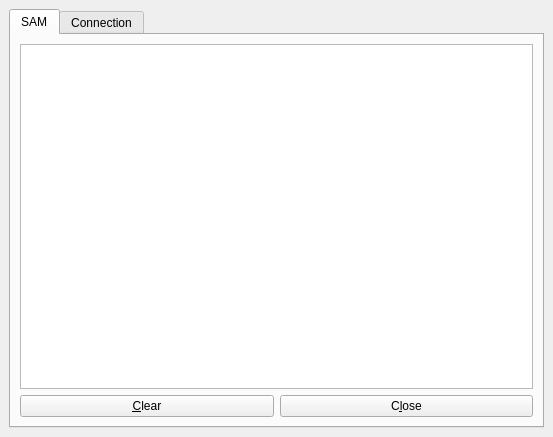
<?xml version="1.0" encoding="UTF-8"?>
<ui version="4.0">
 <class>form_DebugMessages</class>
 <widget class="QWidget" name="form_DebugMessages">
  <property name="geometry">
   <rect>
    <x>0</x>
    <y>0</y>
    <width>553</width>
    <height>437</height>
   </rect>
  </property>
  <property name="windowTitle">
   <string>Debug Messages</string>
  </property>
  <property name="windowIcon">
   <iconset resource="resourcen.qrc">
    <normaloff>:/icons/debug.svg</normaloff>:/icons/debug.svg</iconset>
  </property>
  <property name="locale">
   <locale language="English" country="UnitedStates"/>
  </property>
  <layout class="QGridLayout">
   <property name="leftMargin">
    <number>9</number>
   </property>
   <property name="topMargin">
    <number>9</number>
   </property>
   <property name="rightMargin">
    <number>9</number>
   </property>
   <property name="bottomMargin">
    <number>9</number>
   </property>
   <property name="spacing">
    <number>6</number>
   </property>
   <item row="1" column="0">
    <widget class="QTabWidget" name="tabWidget">
     <property name="currentIndex">
      <number>0</number>
     </property>
     <widget class="QWidget" name="Tab_SAM">
      <attribute name="title">
       <string>SAM</string>
      </attribute>
      <layout class="QGridLayout" name="gridLayout_1">
       <item row="0" column="0">
        <layout class="QVBoxLayout" name="verticalLayout">
         <item>
          <widget class="QTextEdit" name="Sam_txt"/>
         </item>
         <item>
          <layout class="QHBoxLayout" name="_2">
           <property name="spacing">
            <number>6</number>
           </property>
           <property name="leftMargin">
            <number>0</number>
           </property>
           <property name="topMargin">
            <number>0</number>
           </property>
           <property name="rightMargin">
            <number>0</number>
           </property>
           <property name="bottomMargin">
            <number>0</number>
           </property>
           <item>
            <widget class="QPushButton" name="cmd_clear_sam">
             <property name="text">
              <string>&amp;Clear</string>
             </property>
            </widget>
           </item>
           <item>
            <widget class="QPushButton" name="cmd_close">
             <property name="text">
              <string>C&amp;lose</string>
             </property>
            </widget>
           </item>
          </layout>
         </item>
        </layout>
       </item>
      </layout>
     </widget>
     <widget class="QWidget" name="Tab_Connection">
      <attribute name="title">
       <string>Connection</string>
      </attribute>
      <layout class="QGridLayout" name="gridLayout_3">
       <item row="0" column="0">
        <layout class="QVBoxLayout" name="verticalLayout_3">
         <item>
          <widget class="QTextEdit" name="connection_txt"/>
         </item>
         <item>
          <layout class="QHBoxLayout" name="_4">
           <property name="spacing">
            <number>6</number>
           </property>
           <property name="leftMargin">
            <number>0</number>
           </property>
           <property name="topMargin">
            <number>0</number>
           </property>
           <property name="rightMargin">
            <number>0</number>
           </property>
           <property name="bottomMargin">
            <number>0</number>
           </property>
           <item>
            <widget class="QPushButton" name="cmd_Connection_snapshot">
             <property name="text">
              <string>&amp;Connection Snapshot</string>
             </property>
            </widget>
           </item>
           <item>
            <widget class="QPushButton" name="cmd_close_3">
             <property name="text">
              <string>C&amp;lose</string>
             </property>
            </widget>
           </item>
          </layout>
         </item>
        </layout>
       </item>
      </layout>
     </widget>
    </widget>
   </item>
  </layout>
 </widget>
 <resources>
  <include location="resourcen.qrc"/>
 </resources>
 <connections/>
</ui>
